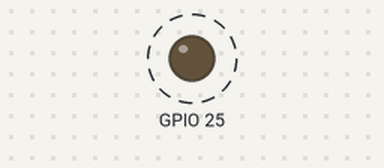
Bench run of a sketch on a simulated ESP32. Parts: output pins drawn as LEDs (lit = HIGH). Dashed ring = blinking.

Above: at 0.2 s.
Timing chart, 0 to 3.0 s (numbered marks = the images above):
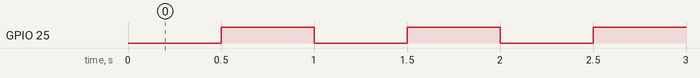

The sketch:

Fan_Test.ino
```cpp
void setup() {
	pinMode(25, OUTPUT);
}
void loop() {
	delay(500);
	digitalWrite(25, HIGH);
	delay(500);
	digitalWrite(25, LOW);
}
```

Measured:
- by itself, GPIO 25: alternates HIGH for 0.50 s and LOW for 0.50 s
